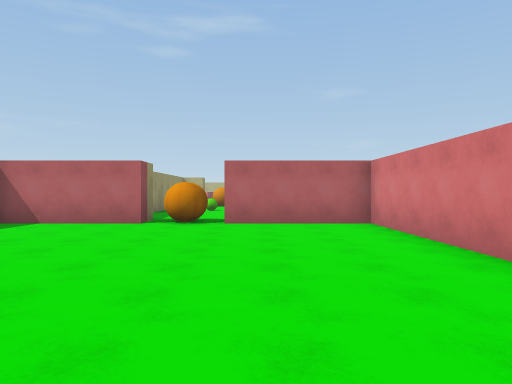
view 1 (above)

22 first-person views from a walk through a Unity game level. The camera is 1.5 m above the floor, looks level and sees 70° across. The floor is counted in squares, 2 m on a side. Each view is taken from the middle of a square. On the plan, view 1 faces up. The plan holds only what a view shows up to about 11 squares ahead; the rest is blank. The place goes on beyond the plan. The player is left out.

view 2
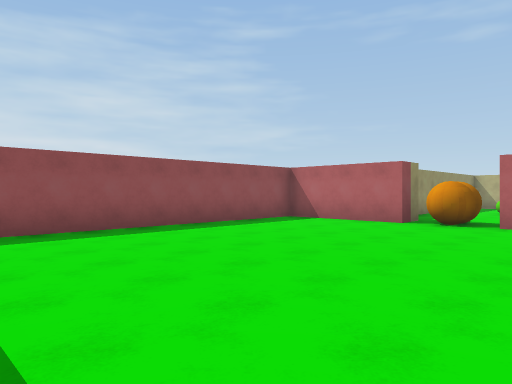

view 3
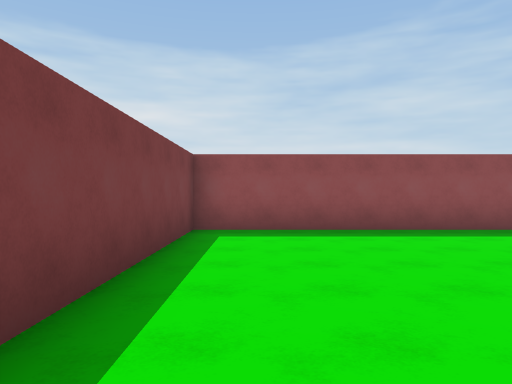

view 4
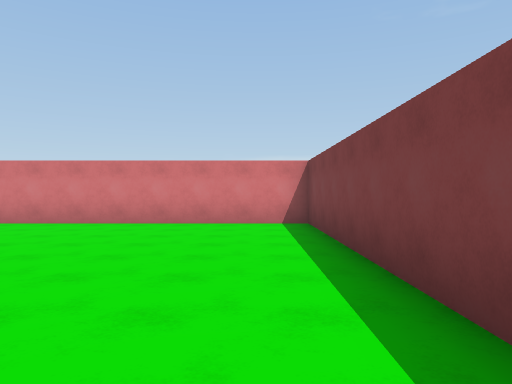

view 5
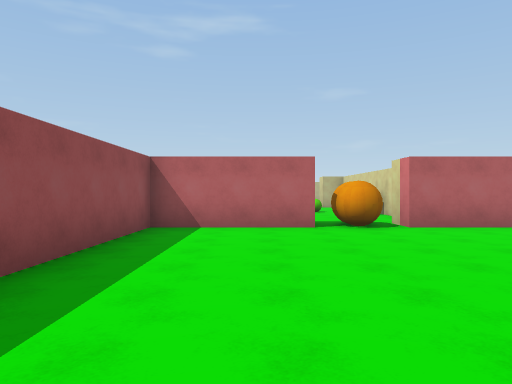

view 6
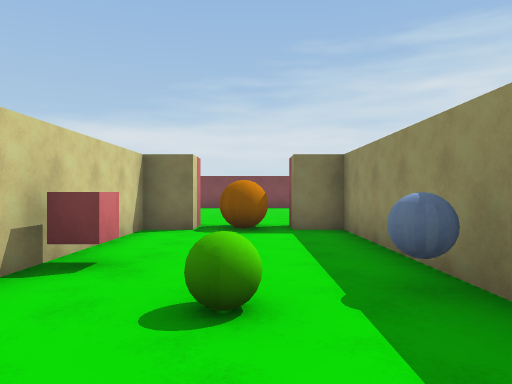

view 7
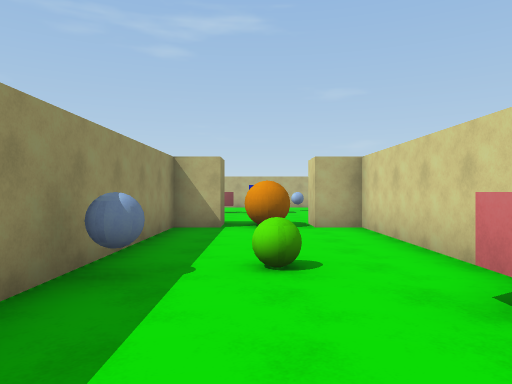

view 8
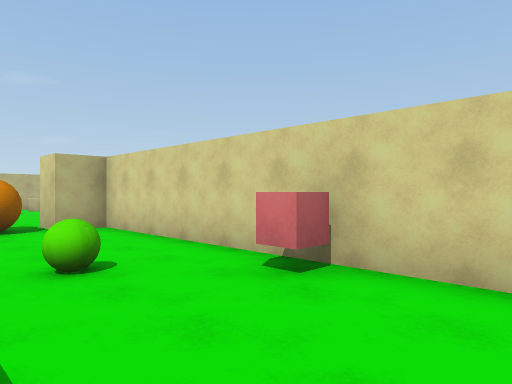

view 9
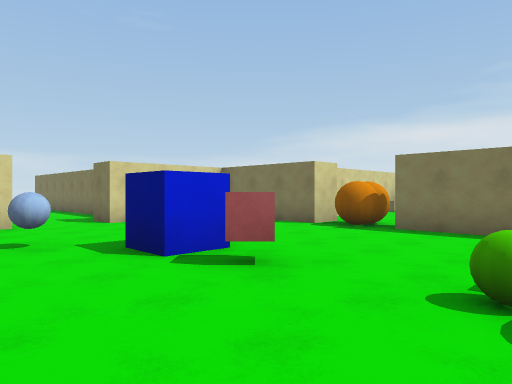

view 10
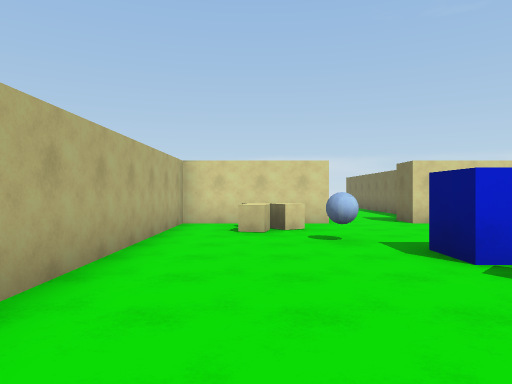

view 11
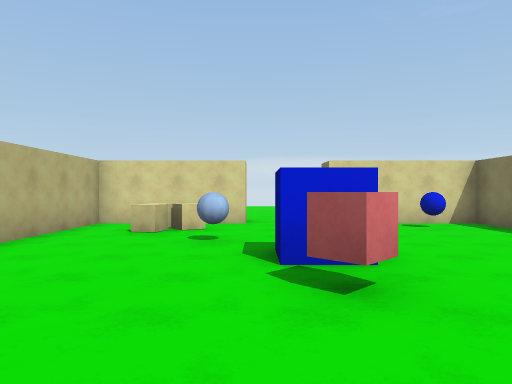

view 12
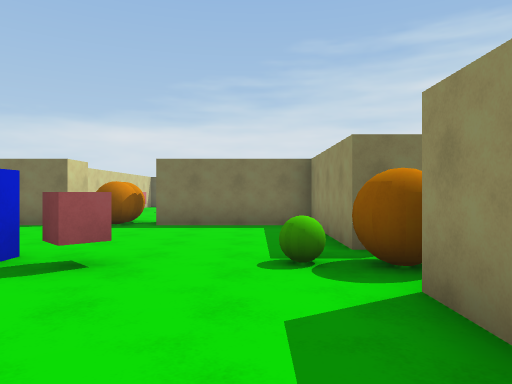

view 13
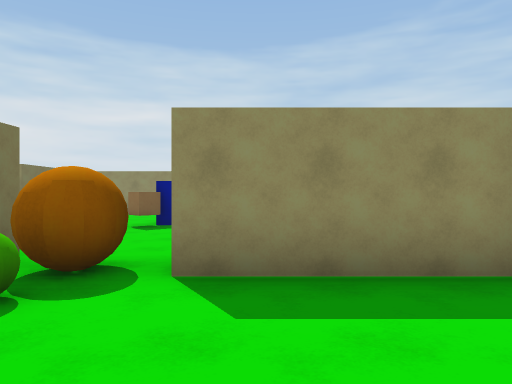

view 14
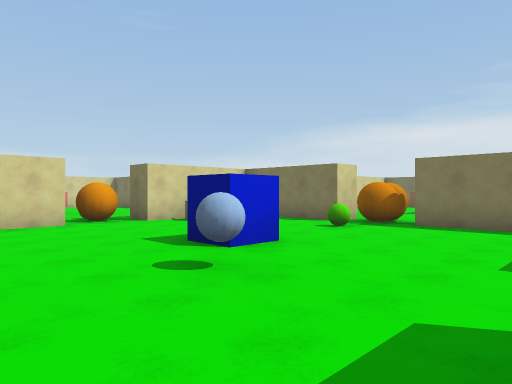

view 15
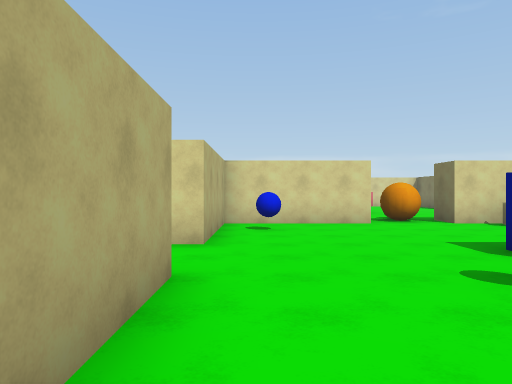

view 16
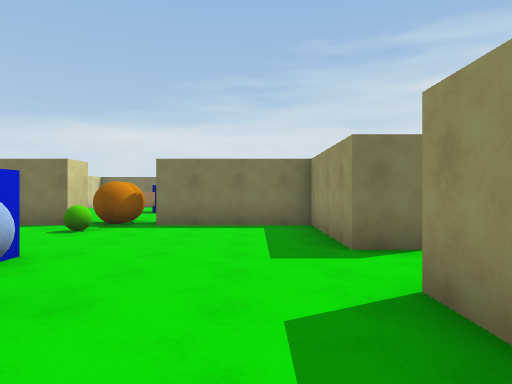

view 17
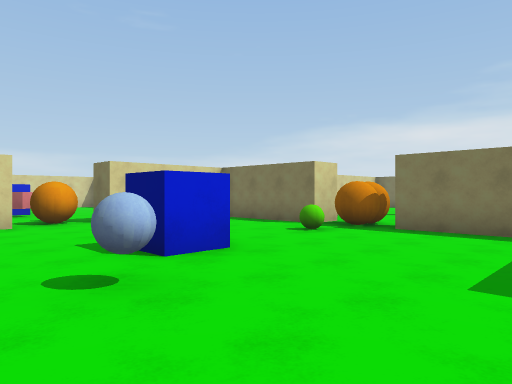

view 18
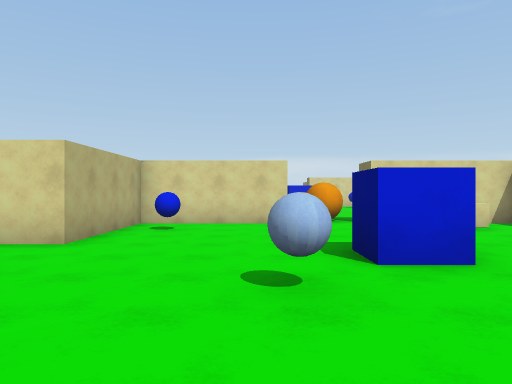

view 19
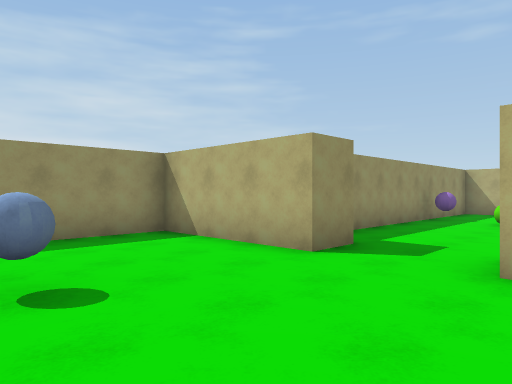

view 20
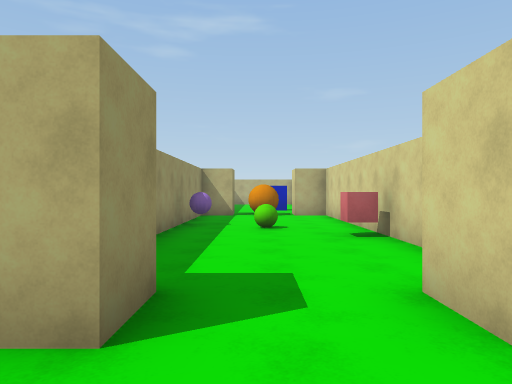

view 21
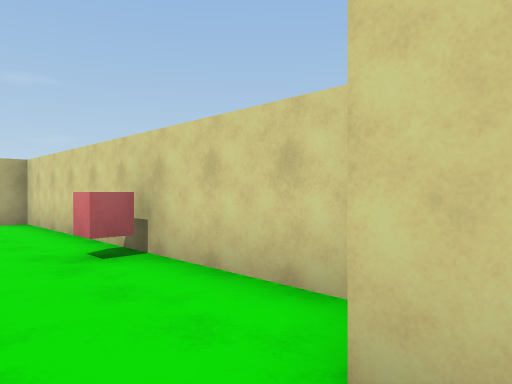

view 22
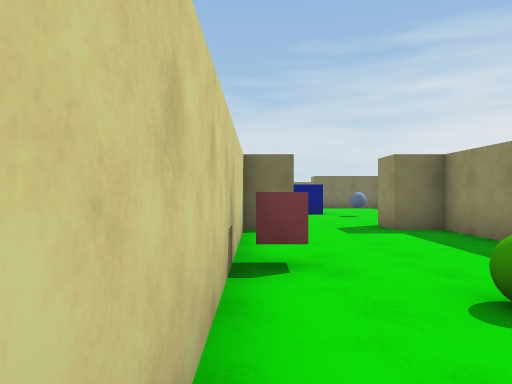

### Floor plan
Points are (right, up) in squares from view 1. A wall is a line through its corners. A room is listed if a view was taken in it or the views show most of it. See-through windows are left out.
Room 1 (views 1, 2, 3, 4, 5)
walls: (-2.7, 8.8) (-6.2, 8.8) (-6.2, -0.3) (2.8, -0.3) (2.8, 8.8) (-0.7, 8.8)
ways out: opening at (-1.5, 9) to room 2
Room 2 (views 6, 7, 8)
walls: (-0.7, 8.8) (-0.7, 9.7) (0.3, 9.7) (0.3, 18.7) (-0.7, 18.7) (-0.7, 19.7); (-2.7, 19.7) (-2.7, 18.7) (-3.7, 18.7) (-3.8, 9.7) (-2.7, 9.7) (-2.7, 8.8)
ways out: opening at (-1.5, 9) to room 1; opening at (-1.5, 19) to room 3
objects: other object (-3, 14); other object (-2, 9); other object (-2, 10); other object (-2, 15); other object (-2, 19); other object (0, 13)
Room 3 (views 9, 10, 11, 12, 13)
walls: (-0.7, 19.7) (2.8, 19.7) (2.8, 23.2); (2.8, 25.1) (2.8, 28.7) (-3.5, 28.7); (-7.3, 23.2) (-6.2, 23.2) (-6.2, 19.7) (-2.7, 19.7); (-6.2, 28.4) (-6.2, 25.1)
ways out: opening at (-1.5, 19) to room 2; opening at (-7, 24.5) to room 4; opening at (3, 24.5)
objects: other object (-7, 24) to (-6, 24); other object (-5, 24); other object (-3, 24); other object (-2, 20); other object (-2, 24); other object (0, 26); other object (1, 26) to (2, 27); other object (2, 21)
Room 4 (views 14, 15, 16, 17, 18, 19, 20)
walls: (-12.7, 28.7) (-16.3, 28.7) (-16.3, 25.3); (-7.3, 25.1) (-7.3, 28.7) (-10.7, 28.7); (-17.2, 23.2) (-16.3, 23.2) (-16.3, 19.7) (-12.8, 19.7); (-10.7, 18.6) (-10.7, 19.7) (-7.6, 19.7); (-7.3, 19.9) (-7.3, 23.2)
ways out: opening at (-7, 24.5) to room 3; opening at (-11.5, 29) to room 5; opening at (-17, 24.5); opening at (-11.5, 19)
objects: other object (-13, 26); other object (-12, 19); other object (-12, 20); other object (-12, 21); other object (-12, 24); other object (-11, 24); other object (-9, 21) to (-8, 22); other object (-9, 28)
Room 5 (views 21, 22)
walls: (-10.7, 28.7) (-10.7, 29.8) (-9.7, 29.8) (-9.7, 37.5); (-13.7, 37.4) (-13.7, 29.8) (-12.7, 29.8) (-12.7, 28.7)
ways out: opening at (-11.5, 29) to room 4
objects: other object (-13, 35); other object (-12, 35); other object (-10, 33)

Positions as (right, up) in squares from view 1, and headings:
1: (0, 0), facing up
2: (1, 0), facing up-left
3: (1, 1), facing left
4: (-6, 1), facing right
5: (-4, 1), facing up
6: (-2, 17), facing down
7: (-2, 11), facing up
8: (-3, 11), facing up-right
9: (-6, 27), facing down-right
10: (-6, 27), facing right
11: (-6, 25), facing right
12: (-5, 28), facing down
13: (-3, 26), facing left
14: (-16, 28), facing down-right
15: (-16, 28), facing right
16: (-15, 28), facing down
17: (-16, 27), facing down-right
18: (-16, 26), facing right
19: (-10, 25), facing up-left
20: (-12, 27), facing up
21: (-12, 29), facing up-right
22: (-10, 37), facing down
